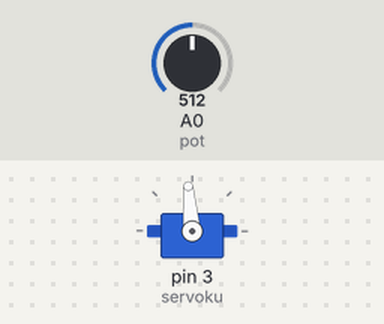
The sketch below on a simulated Arduino Uno, built with avr-gcc and run on an emulated ATmega328P. On the bench: servo. Inputs (shaded band) come from the test bench; at power-on: A0 (pot) = 512.

Above: at 1.2 s.
1.3 s: A0 (pot) set to 716
At 1.7 s:
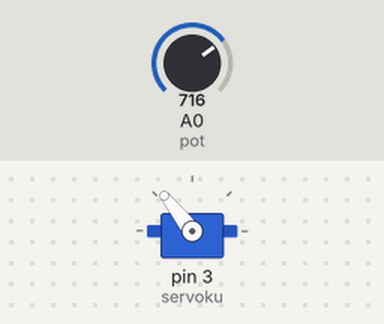
2.8 s: A0 (pot) set to 900
At 4.0 s:
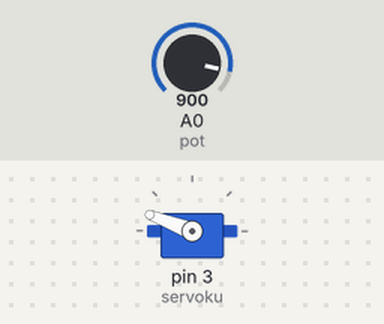
4.3 s: A0 (pot) set to 1023
At 5.1 s:
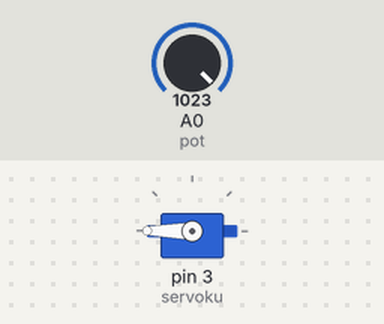
5.8 s: A0 (pot) set to 306
At 6.3 s:
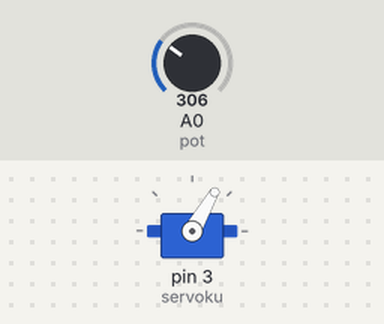
7.3 s: A0 (pot) set to 122
At 8.6 s:
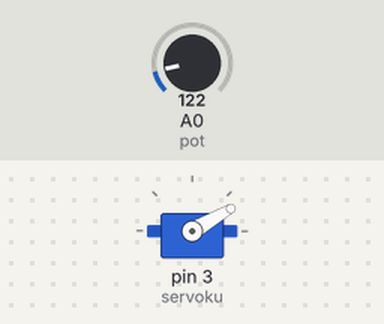
Timing chart, 0 to 9.8 s (numbered marks = the images above; inputs shaded):
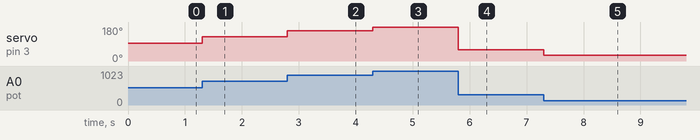

The sketch:

1_Potensio_1_Servo.ino
```cpp
#include <Servo.h>
Servo servoku;

int pot= A0; int nilaipot;

void setup(){ servoku.attach(3);
}
void loop(){
nilaipot= analogRead(pot);
nilaipot= map(nilaipot, 0, 1023, 10, 180);
servoku.write(nilaipot);
}
```

Measured:
- after the input at 1.3 s, servo on pin 3 (servoku): 95° → 128° at once
- after the input at 2.8 s, servo on pin 3 (servoku): 128° → 159° at once
- after the input at 4.3 s, servo on pin 3 (servoku): 159° → 180° at once
- after the input at 5.8 s, servo on pin 3 (servoku): 180° → 60° at once
- after the input at 7.3 s, servo on pin 3 (servoku): 60° → 30° at once
